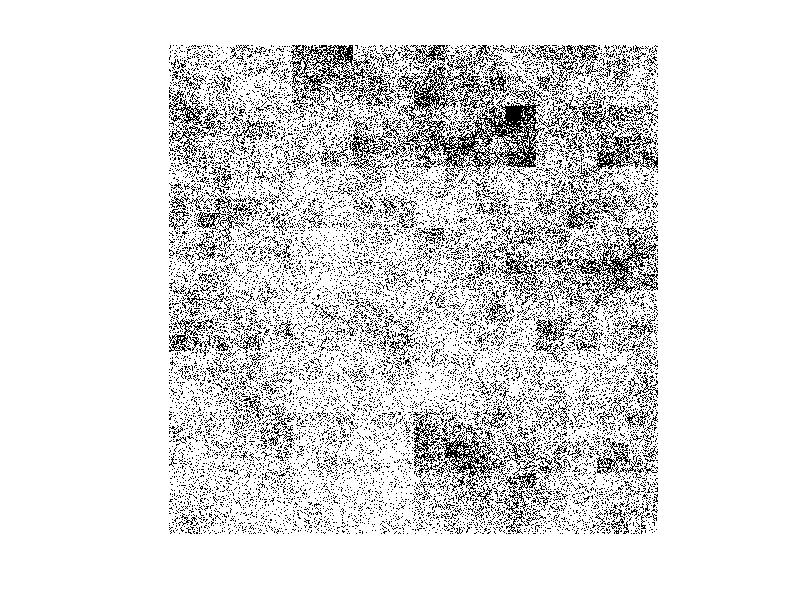

This figure's MATLAB source:
clear
close all
clc

rng(1)

p1 = 1;
p2 = 0.75;
k = 10;

sz = 2048;
sqsz = 2.^(1:k);
sqsz = repelem(sqsz,2);
sqsz(k+1:end) = [];

initmat = ones(sz);
probmat = ones(sz);

% probmat(1:end/2,:) = p1;
% probmat((end/2)+1:end,:) = p2;

rowvec = sz;
colvec = sz;

counter = 0;

for x = sqsz
    counter = counter + 1;

    if mod(counter,2) == 0
        pxsz = floor(sz./x); 

        numboxC = floor(sz / pxsz); % vertical cut
        colvec = pxsz * ones(1, numboxC);

        probcell = mat2cell(probmat,rowvec,colvec);

        for i = 1:length(probcell(:,1))
            for j = 1:2:length(probcell(1,:))-1
                left = cell2mat(probcell(i,j));
                right = cell2mat(probcell(i,j+1));

                half = rand;
                if half < 0.5
                    left = left.*p1;
                    right = right.*p2;
                else
                    left = left.*p2;
                    right = right.*p1;
                end

                probcell{i,j} = left;
                probcell{i,j+1} = right;

                
            end
        end

        probmat = cell2mat(probcell);

    else
        pxsz = floor(sz./x);

        numboxR = floor(sz / pxsz); % horizontal cut
        rowvec = pxsz * ones(1, numboxR);

        probcell = mat2cell(probmat,rowvec,colvec);

        for i = 1:2:length(probcell(:,1))-1
            for j = 1:length(probcell(1,:))
                top = cell2mat(probcell(i,j));
                bot = cell2mat(probcell(i+1,j));

                half = rand;
                if half < 0.5
                    top = top.*p1;
                    bot = bot.*p2;
                else
                    top = top.*p2;
                    bot = bot.*p1;
                end

                probcell{i,j} = top;
                probcell{i+1,j} = bot;
            end
        end

        probmat = cell2mat(probcell);

    end
end

initcell = mat2cell(initmat,rowvec,colvec);

for i = 1:length(probcell(:,1))
    for j = 1:length(probcell(1,:))
        len1 = size(probcell{i,j},1);
        len2 = size(probcell{i,j},2);
        temp = initcell{i,j};
        tempprob = probcell{i,j};
        num = ceil((len1*len2)*tempprob(1,1));
        mycount = 0;
        for v = 1:len1
            for w = 1:len2
                if mycount < num
                    temp(v,w) = 0;
                    mycount = mycount+1;
                end
            end
        end
        myvec = reshape(temp,1,[]);
        myvec = myvec(randperm(length(myvec)));
        temp = reshape(myvec,size(temp));
        initcell{i,j} = temp;
    end
end

initmat = cell2mat(initcell);

% for i = 1:sz
%     for j = 1:sz
%         mydec = rand;
%         if mydec <= probmat(i,j)
%             initmat(i,j) = 0;
%         end
%     end
% end

figure(1)
imshow(initmat)

%imcart = cartesiantransformation(initmat,0,sz,sz);

padsz = ceil(sqrt((sz/2)^2 + (sz/2)^2))-(sz/2);

initmatadj = padarray(initmat,[padsz,padsz],1,'both');

%% Multifractal analysis
h = 0.1;

q = -10:h:10;

Dqtheory = zeros(length(q),1);

a = (p1+p2)/2;
b = p1/p2;

for currq = 1:length(Dqtheory)
    if q(currq) == 1
        Dqtheory(currq) = 2*log2(b+1) - (2*b*log2(b))/(b+1);
    else
        Dqtheory(currq) = (2*log2(b^q(currq) + 1) - 2*q(currq)*log2(b+1))/(1-q(currq));
    end
end

tauq = (q'-1).*Dqtheory;

alphatheory = zeros(length(Dqtheory),1);
alphatheory(1) = (tauq(2) - tauq(1))/h;
alphatheory(end) = (tauq(end) - tauq(end-1))/h;

for step = 2:length(alphatheory)-1
    alphatheory(step) = (tauq(step+1) - tauq(step-1))/(2*h);
end

ftheory = q'.*alphatheory - tauq;
